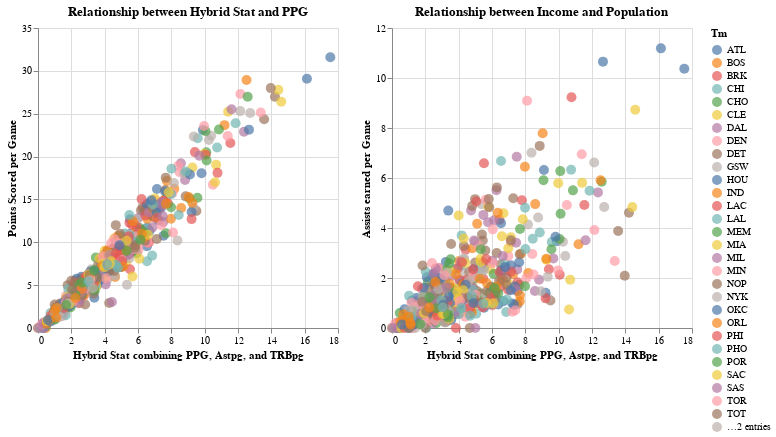

This figure's notebook cell:
### Code cell
# Creating a wholistic stat to rank players for the year 2017:

recent_stats_df = stats_df[stats_df['Year'] == 2017]

# CREATING A new statistic that combines points per game (ppg), astpg, and trbpg

ppg_weighting = 0.33333
astpg_weighting = 0.33333
trbpg_weighting = 0.33333

recent_stats_df['Hybrid stat'] = (recent_stats_df['ppg'] * ppg_weighting 
                                  + recent_stats_df['astpg'] * astpg_weighting 
                                  + recent_stats_df['trbpg'] * trbpg_weighting)


# Plotting the Hybrid Stat with PPG, ASTPG, and TRBPG to determine if there is a correlation

selection = alt.selection_interval(encodings = ['x'])

plot_one = alt.Chart(recent_stats_df).mark_circle(size = 100).encode(
    x = alt.X('Hybrid stat:Q', title = 'Hybrid Stat combining PPG, Astpg, and TRBpg'),
    y = alt.Y('ppg:Q', title = 'Points Scored per Game'),
    color = 'Tm',
    tooltip = ['Player:N', 'Age:Q', 'ppg:Q', 'Hybrid stat:Q']
    ).add_selection(selection  # Add the selection to the chart 
    ).properties(
    title = 'Relationship between Hybrid Stat and PPG' #Add title to the chart
    )


plot_two = alt.Chart(recent_stats_df).mark_circle(size = 100).encode(
    x = alt.X('Hybrid stat:Q', title = 'Hybrid Stat combining PPG, Astpg, and TRBpg'),
    y = alt.Y('astpg:Q', title = 'Assists earned per Game'),
    color = 'Tm',
    tooltip = ['Player:N', 'Age:Q', 'ppg:Q', 'Hybrid stat:Q']
    ).transform_filter(
    selection  # Filter the data based on the selected income range
    ).properties(
    title = 'Relationship between Income and Population' #Add title to the chart
    )

plot_one | plot_two

### Figure 1 — Vega-Lite specification as saved in the notebook (floating-point values rounded to 4 significant figures; data arrays with more than 128 entries replaced by an {"elided": "..."} marker saying what was removed)
{"config": {"view": {"continuousWidth": 300, "continuousHeight": 300}}, "hconcat": [{"mark": {"type": "circle", "size": 100}, "encoding": {"color": {"field": "Tm", "type": "nominal"}, "tooltip": [{"field": "Player", "type": "nominal"}, {"field": "Age", "type": "quantitative"}, {"field": "ppg", "type": "quantitative"}, {"field": "Hybrid stat", "type": "quantitative"}], "x": {"field": "Hybrid stat", "title": "Hybrid Stat combining PPG, Astpg, and TRBpg", "type": "quantitative"}, "y": {"field": "ppg", "title": "Points Scored per Game", "type": "quantitative"}}, "name": "view_1", "title": "Relationship between Hybrid Stat and PPG"}, {"mark": {"type": "circle", "size": 100}, "encoding": {"color": {"field": "Tm", "type": "nominal"}, "tooltip": [{"field": "Player", "type": "nominal"}, {"field": "Age", "type": "quantitative"}, {"field": "ppg", "type": "quantitative"}, {"field": "Hybrid stat", "type": "quantitative"}], "x": {"field": "Hybrid stat", "title": "Hybrid Stat combining PPG, Astpg, and TRBpg", "type": "quantitative"}, "y": {"field": "astpg", "title": "Assists earned per Game", "type": "quantitative"}}, "title": "Relationship between Income and Population", "transform": [{"filter": {"param": "param_1"}}]}], "data": {"name": "data-4b735d36543d14ed40c03bbdbe101e7f"}, "params": [{"name": "param_1", "select": {"type": "interval", "encodings": ["x"]}, "views": ["view_1"]}], "$schema": "https://vega.github.io/schema/vega-lite/v5.8.0.json", "datasets": {"data-4b735d36543d14ed40c03bbdbe101e7f": {"elided": "595 records"}}}
